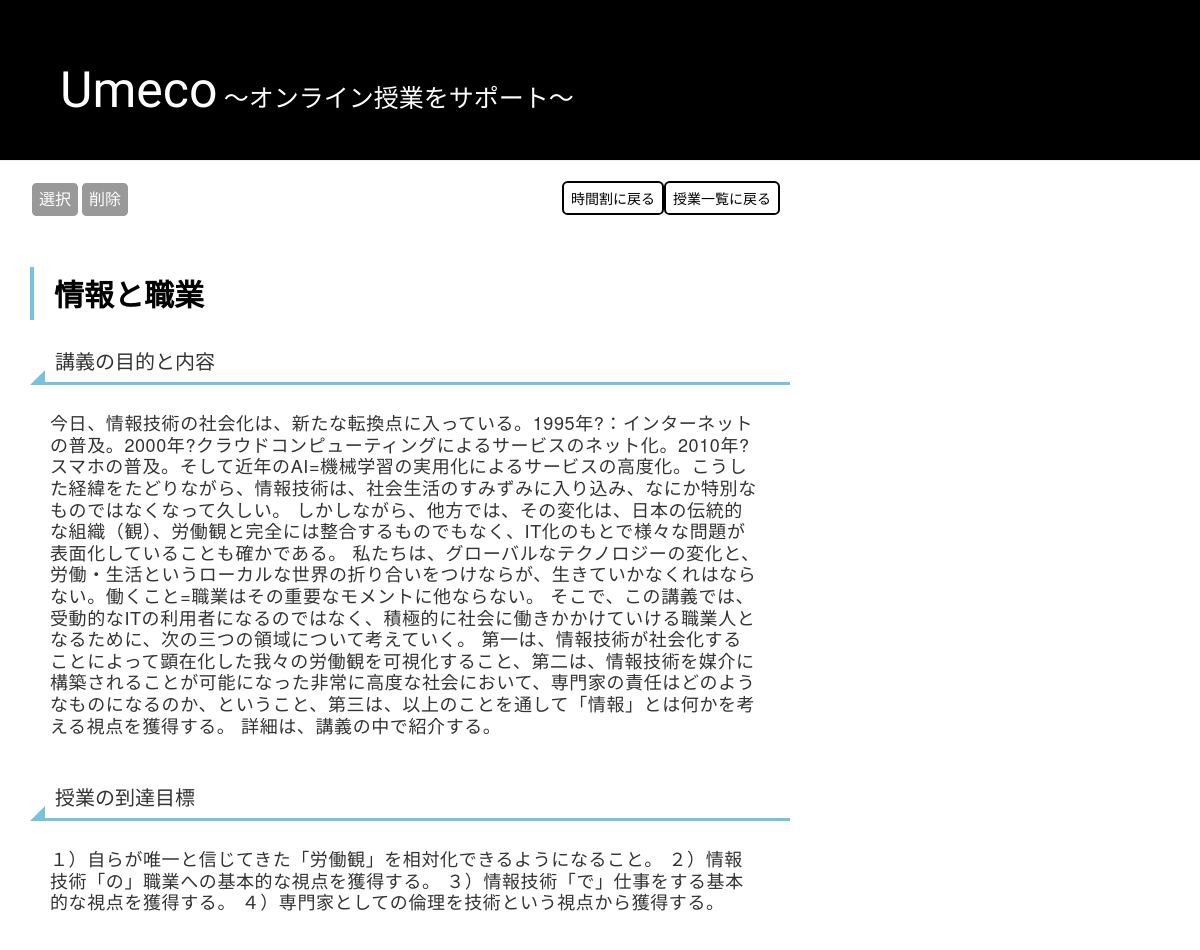
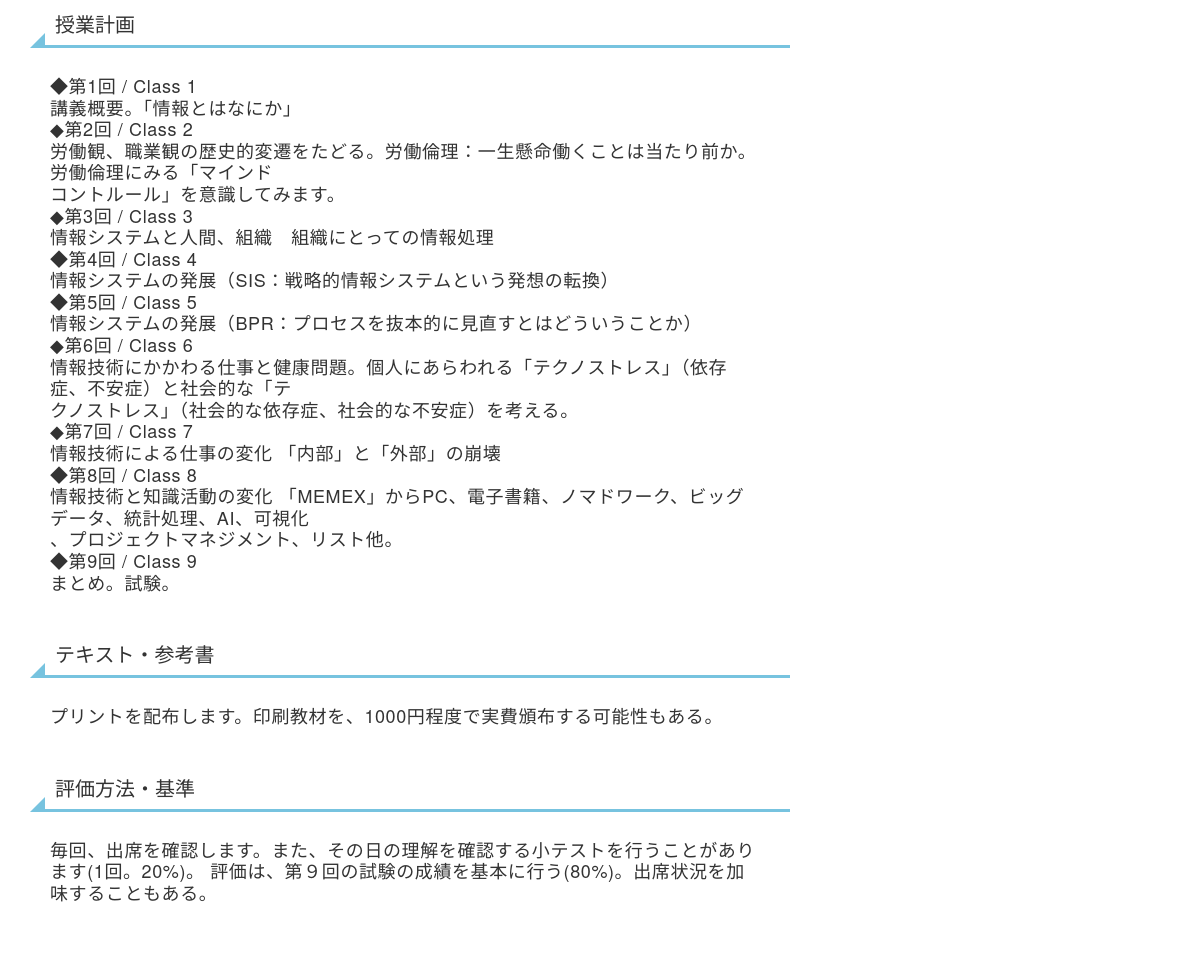
The page /post5/1/ on the database its author committed (2 pictures, top to bottom).
### blog/models.py (models this page shows, shortened)
class Post5(models.Model):
    author = models.ForeignKey(settings.AUTH_USER_MODEL, on_delete=models.CASCADE)
    title = models.CharField(max_length=200)
    text = models.TextField()
    pursose = models.TextField()
    terget = models.TextField()
    course = models.TextField()
    textbook = models.TextField()
    evaluation = models.TextField()
    created_date = models.DateTimeField(default=timezone.now)
    published_date = models.DateTimeField(blank=True, null=True)
    time = models.CharField(max_length=20)
    t_mail = models.CharField(max_length=200)
    subjecturl =  models.TextField()
    sllabus = models.TextField()
    homework = models.TextField()
    lesson = models.TextField()
    regi = models.CharField(max_length=5)

### blog/views.py (the view)
# urls.py: path('post5/<int:pk>/', views.post_detail5, name='post_detail5'),
def post_detail5(request, pk):
    post5 = get_object_or_404(Post5, pk=pk)
    return render(request, 'blog/post_detail5.html', {'post5':post5})

### blog/templates/blog/post_detail5.html (shortened to what this page needs)
{% extends 'blog/base.html' %}
{% block content %}
<div>
  <a href="{% url 'post_list5' %}" class="back">
    授業一覧に戻る
  </a>
  <a href="{% url 'course' %}" class="back">
    時間割に戻る
  </a>
</div>
<div class="post">
  <div style="display:inline-flex" class="sel_del">
    <form action="{% url 'select5' pk=post5.pk %}" method="POST">
      <input class="submit" type="submit" value="選択">
    </form>
    <form action="{% url 'delete5' pk=post5.pk %}" method="POST">
      <input class="submit" type="submit" value="削除">
    </form>
  </div>
   <h2>{{post5.title}}</h2>
   <h3>講義の目的と内容</h3>
   <h4>{{post5.pursose}}</h4>
   <h3>授業の到達目標</h3>
   <h4>{{post5.terget}}</h4>
  <h3>授業計画</h3>
  <h4>{{post5.course|linebreaksbr}}</h4>
  <h3>テキスト・参考書</h3>
  <h4>{{post5.textbook}}</h4>
  <h3>評価方法・基準</h3>
  <h4>{{post5.evaluation}}</h4>
</div>
{% endblock %}

### blog/static/css/class.css (style rules this page uses)
body { margin:0; margin-bottom:5%; }
.back { display:inline-block; border-radius: 0.4em; margin-bottom:15px; border: 2px solid; color:black; padding:5px 7px; float:right; }
.post h2 { font-weight:bolder; padding: 1rem 2rem; border-left: 4px solid rgb(119, 195, 223); color: black; }
.post h3 { font-size:20px; padding-top:10px; padding-bottom:10px; position: relative; padding-left: 25px; }
.post h4 { letter-spacing:0.6px; line-height:1.2em; }
h3:before { position: absolute; content: ''; bottom: -3px; left: 0; width: 0; height: 0; border: none; border-left: solid 15px transparent; border-bottom: solid 15px rgb(119, 195, 223); }
h3:after { position: absolute; content: ''; bottom: -3px; left: 10px; width: 100%; border-bottom: solid 3px rgb(119, 195, 223); }
.post h4 { padding: 20px; }
.submit { font-size : 12pt; text-align : center; cursor : pointer; padding : 5px 7px; background : #999999; color : #ffffff; display:inline-block; border-radius: 0.4em; margin-bottom:15px; border: 2px solid; }

### rows shown on the page
Post5: title "情報と職業", pursose "今日、情報技術の社会化は、新たな転換点に入っている。1995年?：インターネットの普及。2000年?クラウドコンピューティングによるサービスのネット化。2010年?スマホの普及。そして近年のAI=機械学習の実用化によるサービスの高度化。こうした経緯をたどりながら、情報技術は、社会生活のすみずみに入り込み、なにか特別なものではなくなって久しい。 しかしながら、他方では、その変化は、日本の伝統的な組織（観）、労働観と完全には整合するものでもなく、IT化のもとで様々な問題が表面化していることも確かである。 私たちは、グローバルなテクノロジーの変化と、労働・生活というローカルな世界の折り合いをつけならが、生きていかなくれはならない。働くこと=職業はその重要なモメントに他ならない。 そこで、この講義では、受動的なITの利用者になるのではなく、積極的に社会に働きかかけていける職業人となるために、次の三つの領域について考えていく。 第一は、情報技術が社会化することによって顕在化した我々の労働観を可視化すること、第二は、情報技術を媒介に構築されることが可能になった非常に高度な社会において、専門家の責任はどのようなものになるのか、ということ、第三は、以上のことを通して「情報」とは何かを考える視点を獲得する。 詳細は、講義の中で紹介する。", terget "１）自らが唯一と信じてきた「労働観」を相対化できるようになること。 ２）情報技術「の」職業への基本的な視点を獲得する。 ３）情報技術「で」仕事をする基本的な視点を獲得する。 ４）専門家としての倫理を技術という視点から獲得する。", course "◆第1回 / Class 1 講義概要。「情報とはなにか」 ◆第2回 / Class 2 労働観、職業観の歴史的変遷をたどる。労働倫理：一生懸命働くことは当たり前か。労働倫理にみる「マインド コントルール」を意識してみます。 ◆第3回 / Class 3 情報システムと人間、組織 組織にとっての情報処理 ◆第4回 / Class 4 情報システムの発展（SIS：戦略的情報システムという発想の転換） ◆第5回 / Class 5 情報システムの発展（BPR：プロセスを抜本的に見直すとはどういうことか） ◆第6回 / Class 6 情報技術にかかわる仕事と健康問題。個人にあらわれる「テクノストレス」（依存症、不安症）と社会的な「テ クノストレス」（社会的な依存症、社会的な不安症）を考える。 ◆第7回 / Class 7 情報技術による仕事の変化 「内部」と「外部」の崩壊 ◆第8回 / Class 8 情報技術と知識活動の変化 「MEMEX」からPC、電子書籍、ノマドワーク、ビッグデータ、統計処理、AI、可視化 、プロジェクトマネジメント、リスト他。 ◆第9回 / Class 9 まとめ。試験。", textbook "プリントを配布します。印刷教材を、1000円程度で実費頒布する可能性もある。", evaluation "毎回、出席を確認します。また、その日の理解を確認する小テストを行うことがあります(1回。20%)。 評価は、第９回の試験の成績を基本に行う(80%)。出席状況を加味することもある。"
